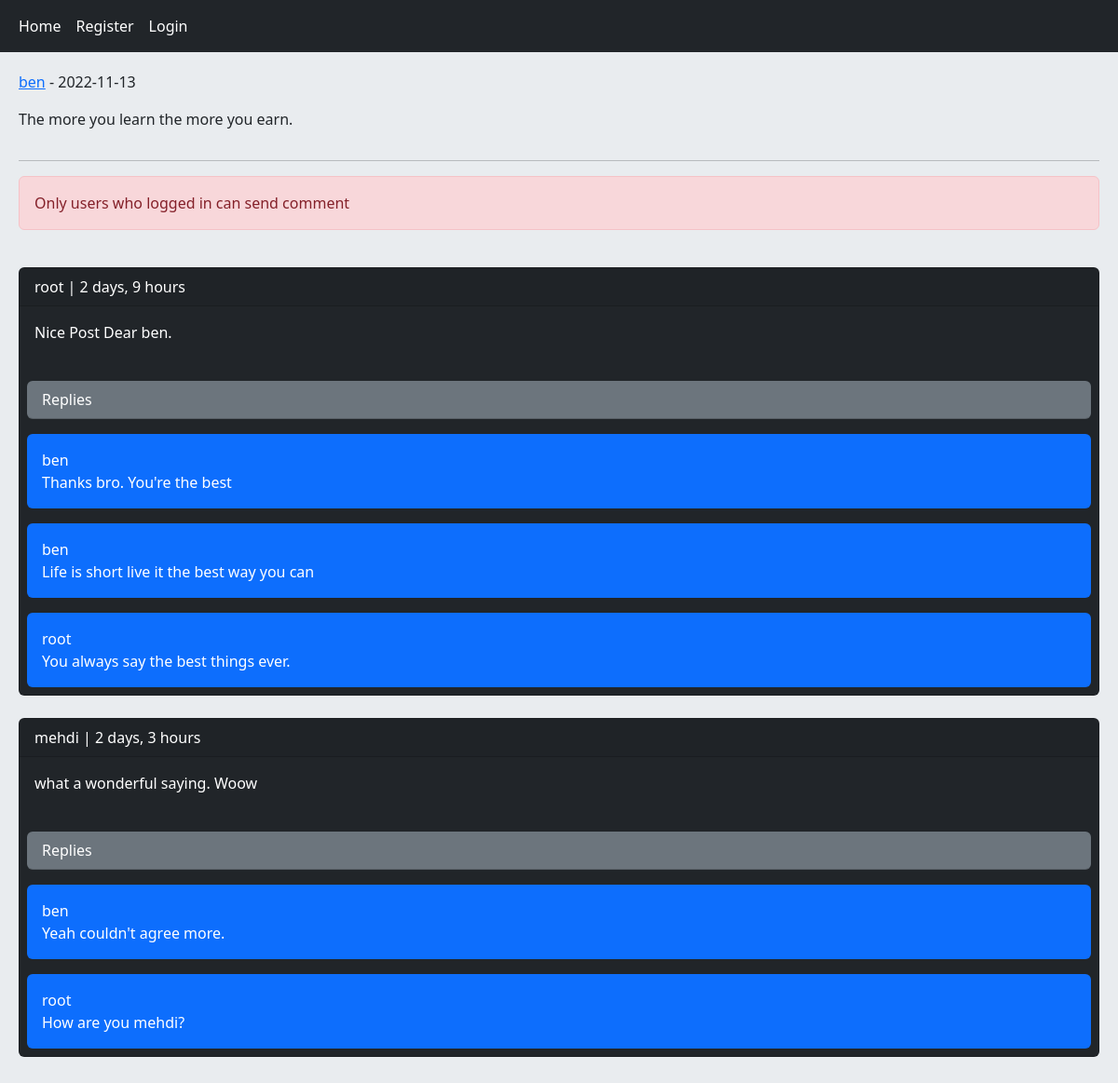
The app's page /post/4/the-more-you-learn-the-more-you-earn with its own data.
### home/models.py (models this page shows, shortened)
class Post(models.Model):
    user = models.ForeignKey(User, on_delete=models.CASCADE, related_name='posts')
    body = models.TextField()
    slug = models.SlugField()
    created = models.DateTimeField(auto_now_add=True)
    updated = models.DateTimeField(auto_now=True)
    class Meta:
        ordering = ['-created']

class Comment(models.Model):
    user = models.ForeignKey(User, on_delete=models.CASCADE, related_name='ucomments')
    post = models.ForeignKey(Post, on_delete=models.CASCADE, related_name='pcomments')
    reply = models.ForeignKey('self', on_delete=models.CASCADE, related_name='rcomments', blank=True, null=True)
    is_reply = models.BooleanField(default=False)
    body = models.TextField(max_length=400)
    created = models.DateTimeField(auto_now_add=True)

### home/views.py (the view, shortened to what this page needs)
# urls.py: path('post/<int:post_id>/<slug:post_slug>', views.PostDetailView.as_view(), name='post_detail'),
class PostDetailView(View):
    class_form = CommentCreateForm
    class_reply_form = CommentReplyForm
    def setup(self, request, *args, **kwargs):
        self.post_instance = get_object_or_404(Post, pk=kwargs['post_id'], slug=kwargs['post_slug'])
        return super().setup(request, *args, **kwargs)
    def get(self, request, *args, **kwargs):
        post = self.post_instance
        comments = post.pcomments.filter(is_reply=False)
        can_like = request.user.is_authenticated and self.post_instance.user_can_like(request.user)
        context = {'post': post, 'comments': comments, 'form': self.class_form, 'reply_form': self.class_reply_form,
                   'can_like': can_like}
        return render(request, 'home/detail.html', context=context)

### home/templates/home/detail.html (shortened to what this page needs)
{% extends 'base.html' %}
{% block content %}
	<div class="row">
		<div class="col-10">
			<p><a href="{% url 'account:user_profile' post.user.id %}">{{ post.user.username }}</a> - {{ post.updated|date:"Y-m-d" }}</p>
			<p>{{ post.body }}</p>
		</div>
		<div class="col-2 text-end">
		</div>
	</div>
	<hr>
	{% if request.user.is_authenticated %}
		<a href="{% url 'home:post_like' post.id %}" class="{% if can_like %}disabled{% endif %} btn btn-primary col-md-2">Like  {{ post.likes_count }}</a>
		<form action="" method="post" class="mt-3">
			{% csrf_token %}
			{{ form }}
			<input type="submit" value="Comment" class="btn btn-primary">
		</form>
	{% else %}
		<p class="alert alert-danger">Only users who logged in can send comment</p>
	{% endif %}
	<br>
	{% for comment in comments %}
		<div class="card bg-dark text-white">
			<p class="card-header">{{ comment.user }} | {{ comment.created|timesince }}</p>
			<p class="card-body">{{ comment.body }}</p>
			<p class="text-white card-header bg-secondary my-2 mx-2 rounded">Replies</p>
			{% with replies=comment.rcomments.all %}
				{% for reply in replies %}
					<p class="card-body bg-primary p-3 m-2 rounded">{{ reply.user }}<br>{{ reply.body }}</p>
				{% endfor %}
			{% endwith %}
		</div>
		<br>
	{% empty %}
		<p>No comments yet!</p>
	{% endfor %}
{% endblock %}

### records on screen
Post: user.username "ben", updated "2022-11-13", body "The more you learn the more you earn."
Comment: user "root", created "2 days, 9 hours", body "Nice Post Dear ben."
Comment: user "ben", body "Thanks bro. You're the best"
Comment: user "ben", body "Life is short live it the best way you can"
Comment: user "root", body "You always say the best things ever."
Comment: user "mehdi", created "2 days, 3 hours", body "what a wonderful saying. Woow"
Comment: user "ben", body "Yeah couldn't agree more."
Comment: user "root", body "How are you mehdi?"
